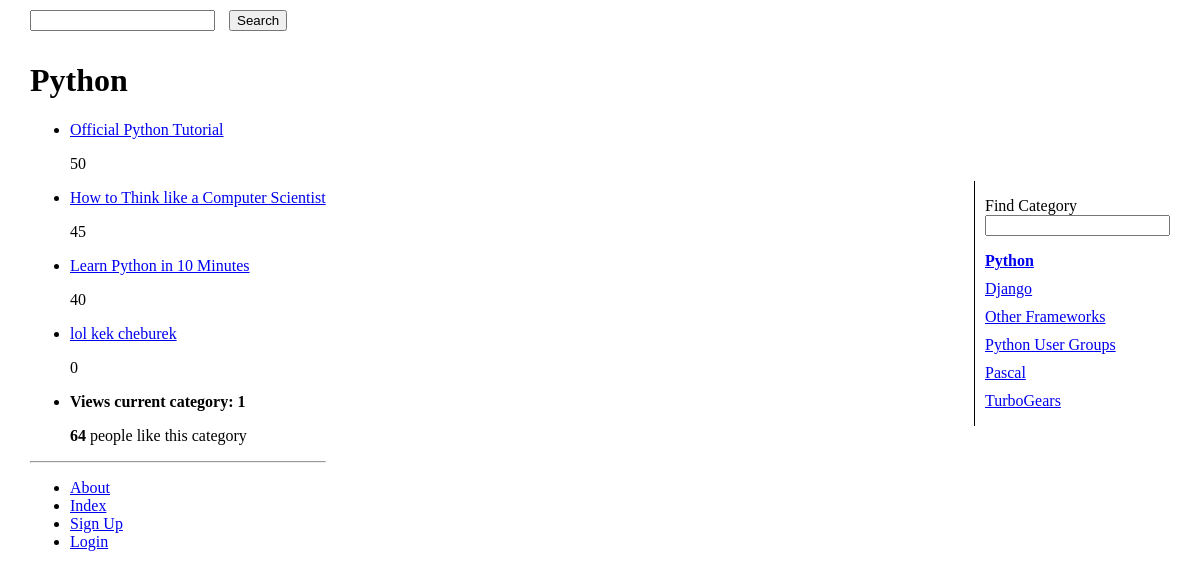
/rango/category/python/, run on an earlier commit of the app's database.
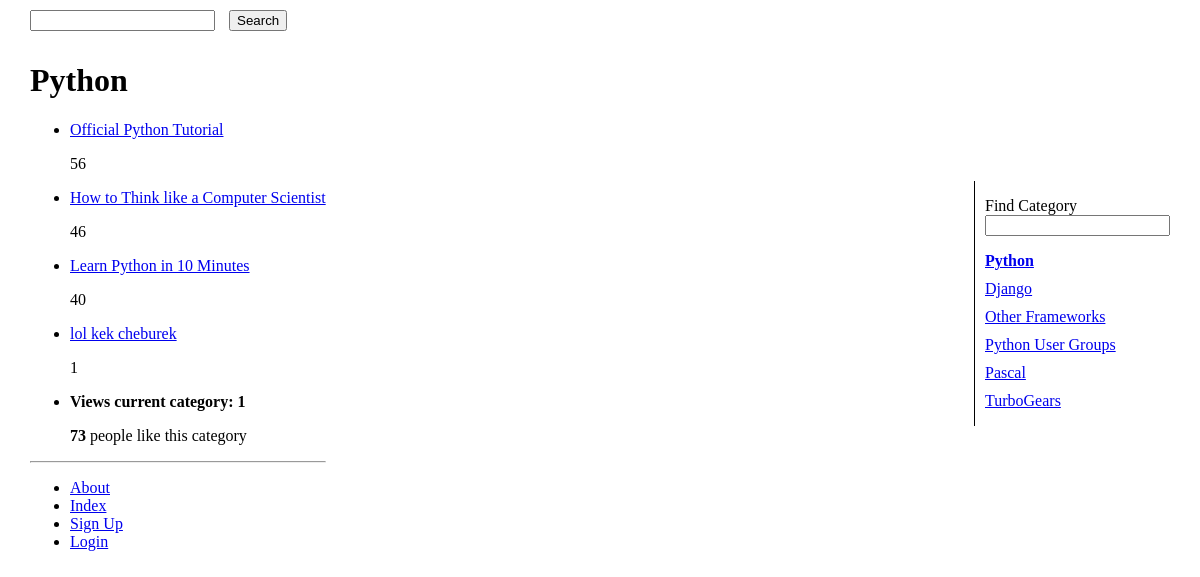
And on a later commit of the database.
### rango/models.py (models this page shows, shortened)
class Category(models.Model):
    name = models.CharField(max_length=128, unique=True)
    views = models.IntegerField(default=0)
    likes = models.IntegerField(default=0)
    slug = models.SlugField(unique=True)
    users_liked = models.CharField(max_length=200)
    class Meta:
        verbose_name_plural = 'Categories'

class Page(models.Model):
    category = models.ForeignKey(Category, on_delete=models.PROTECT)
    title = models.CharField(max_length=128)
    url = models.URLField()
    views = models.IntegerField(default=0)

### rango/views.py (the view)
# urls.py: path('category/<category_name_slug>/', views.show_category, name='show_category'),
def show_category(request, category_name_slug):
    context_dict = {}
    try:
        category = Category.objects.get(slug=category_name_slug)
        pages = Page.objects.filter(category=category).order_by('-views')
        context_dict['pages'] = pages
        context_dict['category'] = category
    except Category.DoesNotExist:
        context_dict['pages'] = None
        context_dict['category'] = None
    category_visitor_handler(request, category_name_slug)
    context_dict['category_name_slug'] = request.session[category_name_slug]
    return render(request, 'rango/category.html', context_dict)

### rango/templatetags/rango_template_tags.py (called while the page is built)
@register.inclusion_tag('rango/cats.html')
def get_category_list(cat=None):
    return {'cats': Category.objects.all(),
            'act_cat': cat}

### rango/views.py (called while the page is built)
def get_server_side_cookie(request, cookie, default_val=None):
    val = request.session.get(cookie)
    if not val:
        val = default_val
    return val

def category_visitor_handler(request, category_name_slug):
    visits_cookie = int(get_server_side_cookie(request, str(category_name_slug), '0'))
    visits_cookie += 1
    request.session[category_name_slug] = visits_cookie

### rango/templates/rango/category.html (shortened to what this page needs)
{% extends 'base.html' %}
{% load staticfiles %}
{% block header_block %}
    <form class="" action="{% url 'search' category.slug %}" method="post">
        <input style="margin: 10px; margin-left: auto;" type="search" name="query" value="{{ query }}">
        <input type="submit" value="Search">
    </form>
{% endblock %}
{% block body_block %}
        {% if category %}
            <h1>{{ category.name }}</h1>
            {% if pages %}
                <ul>
                {% for page in pages %}
                    <li> <a href="{% url 'goto'%}?page_id={{ page.id }}">{{ page.title }}</a> </li>
                    <p>{{ page.views }}</p>
                {% endfor %}
                    <li><strong>Views current category: {{ category_name_slug }}</strong> <br /></li>
                    <p>
                        <strong id="like_count">{{ category.likes }}</strong> people like this category
                    </p>
                </ul>
            {% else %}
                <strong>No pages currently in category.</strong>
            {% endif %}
        {% else %}
            The specified category does not exist!
        {% endif %}
{% endblock %}

### rango/templates/base.html (shortened to what this page needs)
<!DOCTYPE html>
{% load staticfiles %}
{% load rango_template_tags %}
<html lang="en">
    <head>
        <link rel="stylesheet" href="{% static 'rango/style.css' %}" type="text/css" />
    </head>
    <body style="width: 1140px; margin: auto;">
        <div class="main_wrapper">
            <div class="header">
                {% block header_block %}
                {% endblock %}
            </div>
            <div style="display:flex; flex-wrap:nowrap; align-items:center; justify-content:space-between;" class="main">
                <div class="main_body">
                    <div>
                        {% block body_block %}
                        {% endblock %}
                    </div>
                    <hr />
                    <div>
                        <ul>
                              <li>
                                  <a href="{% url 'about' %}">About</a>
                              </li>
                              <li>
                                  <a href="{% url 'index' %}">Index</a>
                              </li>
                            {% if user.is_authenticated %}
                                <li>
                                    <a href="{% url 'add_category' %}">Add New Category</a>
                                </li>
                                <li>
                                    <a href="{% url 'auth_logout' %}?next=/rango/">Logout</a>
                                </li>
                                <li>
                                    <a href="{% url 'auth_password_change' %}">Change password</a>
                                </li>
                            {% else %}
                                <li>
                                    <a href="{% url 'registration_register' %}">Sign Up</a>
                                </li>
                                <li>
                                    <a href="{% url 'auth_login' %}">Login</a>
                                </li>
                            {% endif %}
                        </ul>
                    </div>
                </div>
                <div style="border-left:1px solid black;" class="sidebar">
                    <ul style="padding-left: 0;">
                        <li style="margin-left: 10px; list-style: none;">Find Category</li>
                        <form>
                            <li style="list-style: none;">
                                <input style="margin-left: 10px;" type="text" id="suggestion" name="suggestion" value="">
                            </li>
                        </form>
                    </ul>
                    <div id="cats">
                        {% block sidebar_block %}
                            {% get_category_list category %}
                        {% endblock %}
                    </div>
                </div>
            </div>
        </div>
    </body>
</html>

### rango/templates/rango/cats.html (shortened to what this page needs)
<ul style="padding:0; list-style:none;">
    {% if cats %}
        {% for c in cats %}
            {% if c == act_cat %}
                <li style="margin:10px;">
                    <strong><a href="{% url 'show_category' c.slug %}">{{ c.name }}</a></strong>
                </li>
            {% else %}
                <li style="margin:10px;">
                    <a href="{% url 'show_category' c.slug %}">{{ c.name }}</a>
                </li>
            {% endif %}
        {% endfor %}
    {% else %}
        <li><strong>There are no categories present</strong></li>
    {% endif %}
</ul>

What changed in the data, as far as the page shows it:
changed Category "Python": likes "64" → "73"
changed Page "Official Python Tutorial": views "50" → "56"
changed Page "How to Think like a Computer Scientist": views "45" → "46"
changed Page "lol kek cheburek": views "0" → "1"
